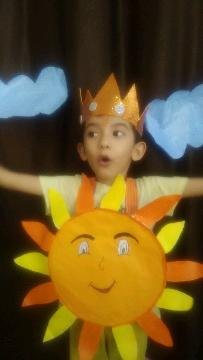
#> input picture photos/375686.jpg, 203 x 360 px, found by its file name
$ python histogra.py
#> lines starting #> are read from the running program, lines starting #| are printed output that depends on the picture; after the words box and inside, x2 and y2 are one past the last pixel; in counts of white or black regions, pixels touching at a corner belong together
import cv2 as cv
import numpy as np
import matplotlib.pyplot as plt
#histogram allows to visualize the distribution of pixel intensity in an image


# Read image
img = cv.imread('C:/Users/acer/Desktop/Open_CV/photos/375686.jpg')
#> img is the input picture: shape (360, 203, 3); mean B, G, R 37.6, 83.9, 105.7
cv.imshow("Girl", img)
blank = np.zeros(img.shape[:2], dtype='uint8')

gray= cv.cvtColor(img, cv.COLOR_BGR2GRAY)
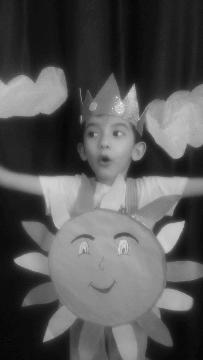
#> gray: shape (360, 203); min 5, max 240, mean 85.1
mask = cv.circle(blank, (img.shape[1]//2,img.shape[0]//2), 100, 255, -1)
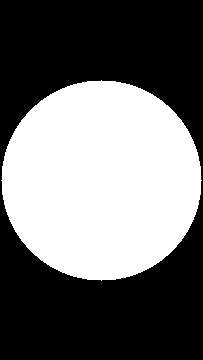
#> blank: shape (360, 203); 43% white; 1 white region, box (x1, y1, x2, y2) and area: (1, 80, 202, 281) 31417

masked = cv.bitwise_and(gray,gray,mask=mask)
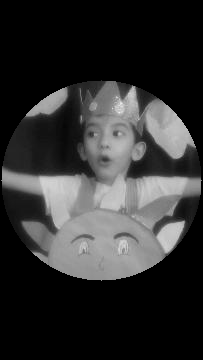
#> masked: shape (360, 203); min 0, max 240, mean 48.7
cv.imshow('Mask', masked)
#histogram
gray_hist = cv.calcHist([gray], [0], mask, [256], [0,256] )
#> gray_hist = 256 values, max 488 at index 24, min 0 at index 0, mean 122.7
# [4 lines of commented-out code are left out]
plt.plot(gray_hist)
plt.xlim([0,256])


cv.waitKey(0)
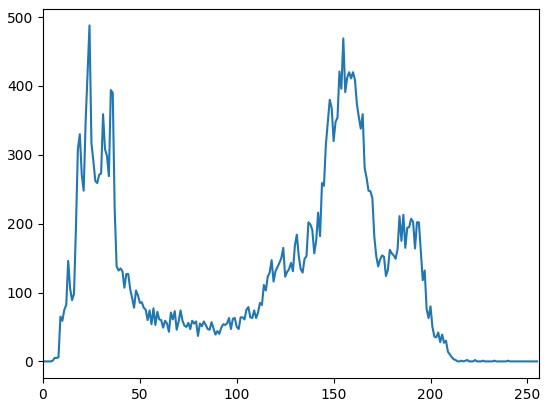
#> figure drawn by matplotlib, 1 panel; curve peaks at x = 24, y = 488

$ run again, with photos/374979.jpg copied over photos/375686.jpg
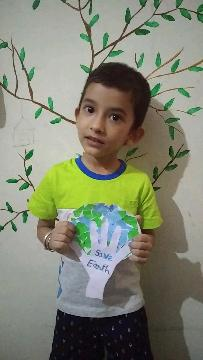
#> input picture photos/374979.jpg, 203 x 360 px, found by its file name
#> img is the input picture: shape (360, 203, 3); mean B, G, R 115, 133.4, 130.1
#> blank: shape (360, 203); 43% white; 1 white region, box (x1, y1, x2, y2) and area: (1, 80, 202, 281) 31417
#> `masked = cv.bitwise_and(gray,gray,mask=mask)`:
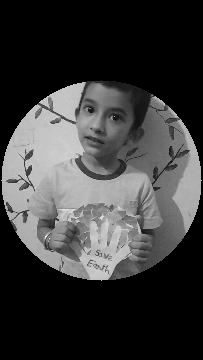
#> masked: shape (360, 203); min 0, max 250, mean 58.8
#> gray_hist = 256 values, max 560 at index 175, min 0 at index 0, mean 122.7
#> `cv.waitKey(0)`:
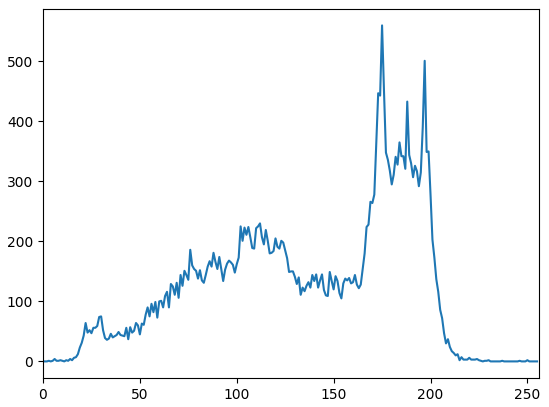
#> figure drawn by matplotlib, 1 panel; curve peaks at x = 175, y = 560

$ run again, with photos/376723.jpg copied over photos/375686.jpg
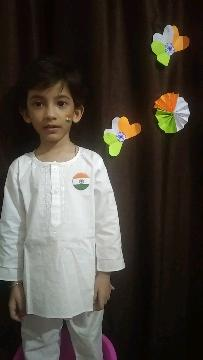
#> input picture photos/376723.jpg, 203 x 360 px, found by its file name
#> img is the input picture: shape (360, 203, 3); mean B, G, R 61.5, 69.4, 75.1
#> blank: shape (360, 203); 43% white; 1 white region, box (x1, y1, x2, y2) and area: (1, 80, 202, 281) 31417
#> `masked = cv.bitwise_and(gray,gray,mask=mask)`:
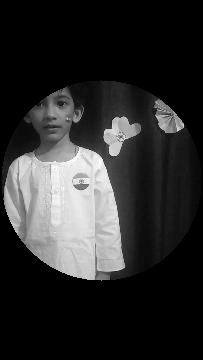
#> masked: shape (360, 203); min 0, max 255, mean 44.6
#> gray_hist = 256 values, max 793 at index 18, min 0 at index 0, mean 122.7
#> `cv.waitKey(0)`:
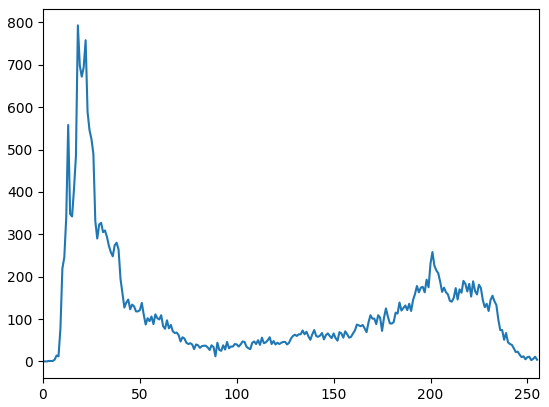
#> figure drawn by matplotlib, 1 panel; curve peaks at x = 18, y = 793

$ run again, with photos/377019.jpg copied over photos/375686.jpg
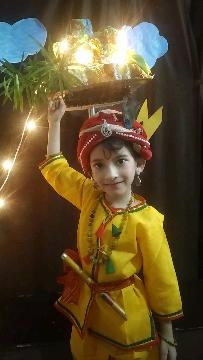
#> input picture photos/377019.jpg, 203 x 360 px, found by its file name
#> img is the input picture: shape (360, 203, 3); mean B, G, R 46, 78.4, 95.4
#> blank: shape (360, 203); 43% white; 1 white region, box (x1, y1, x2, y2) and area: (1, 80, 202, 281) 31417
#> `masked = cv.bitwise_and(gray,gray,mask=mask)`:
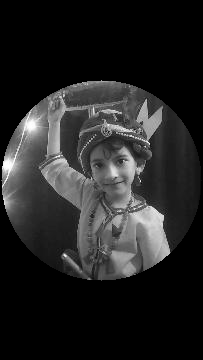
#> masked: shape (360, 203); min 0, max 255, mean 36.8
#> gray_hist = 256 values, max 755 at index 28, min 0 at index 0, mean 122.7
#> `cv.waitKey(0)`:
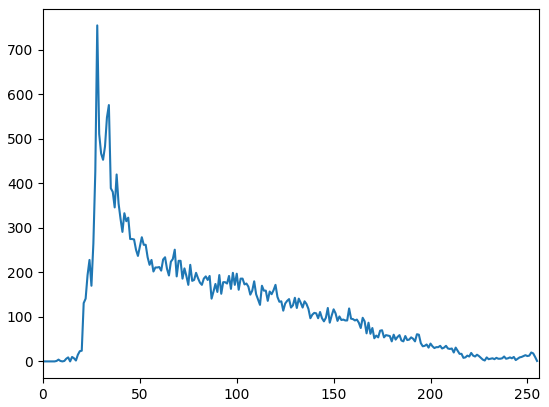
#> figure drawn by matplotlib, 1 panel; curve peaks at x = 28, y = 755
